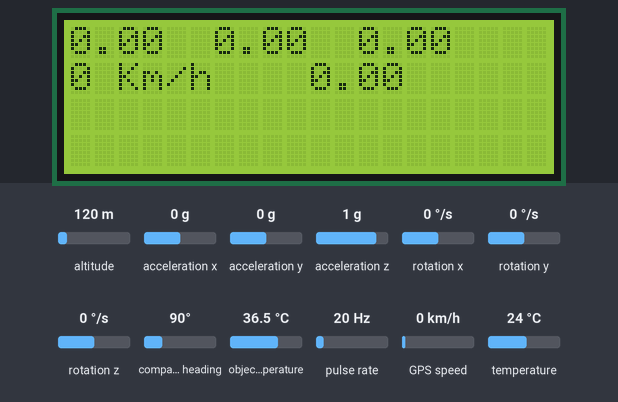
This sketch was run on a simulated Arduino Uno, built with avr-gcc and run on an emulated ATmega328P. Parts: 20×4 character LCD. Wiring (inferred from the names in the program): pulse sensor: data pin 2; MPU-6050 motion sensor at I2C address 0x68; MPU-6050 motion sensor at I2C address 0x69. The inputs (shaded band) are chosen by the test bench; at power-on: acceleration x 0 g, pulse rate 20 Hz, acceleration y 0 g, acceleration z 1 g, object temperature 36.5 °C, altitude 120 m, rotation x 0 °/s, rotation y 0 °/s, rotation z 0 °/s, compass heading 90°, GPS speed 0 km/h, temperature 24 °C. The GPS gets a fix after 3 s at 37.7749, -122.4194 with 8 satellites; what the sketch prints to the serial monitor is not drawn.

Above: at 1.7 s.
1.8 s: acceleration x set to -1.4 g
At 6.0 s:
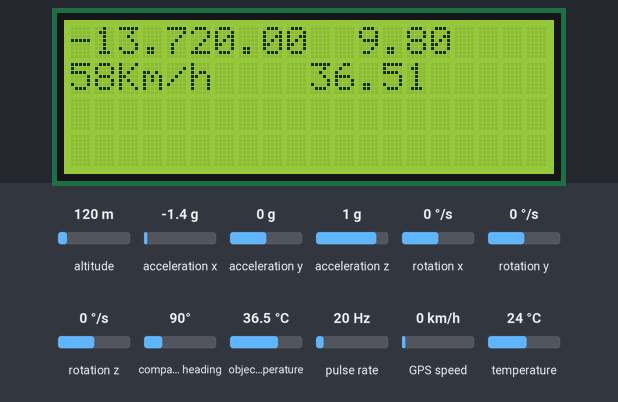
6.4 s: pulse rate (sensor on pin 2) set to 4 Hz
At 9.5 s:
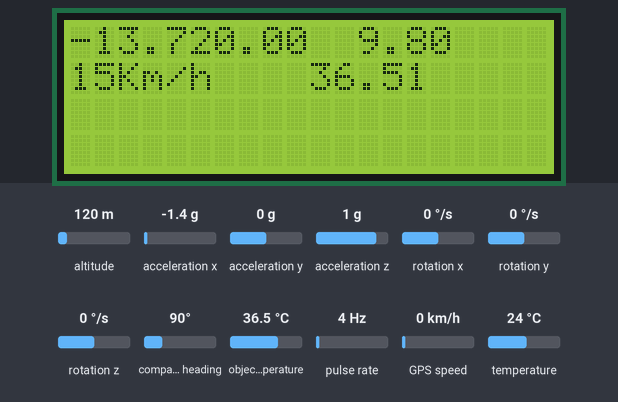
11.1 s: acceleration y set to -1.4 g
At 15.0 s:
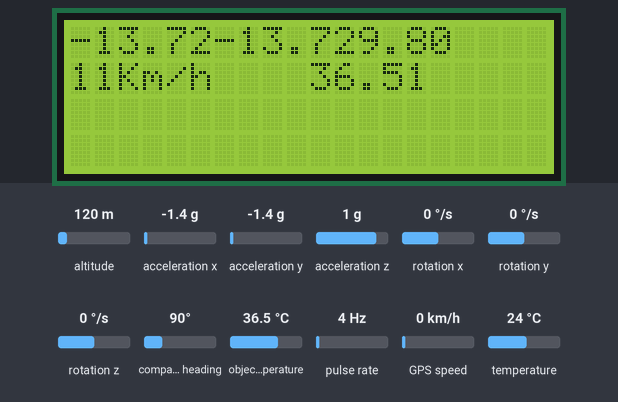
15.4 s: acceleration z set to -1.4 g
At 18.2 s:
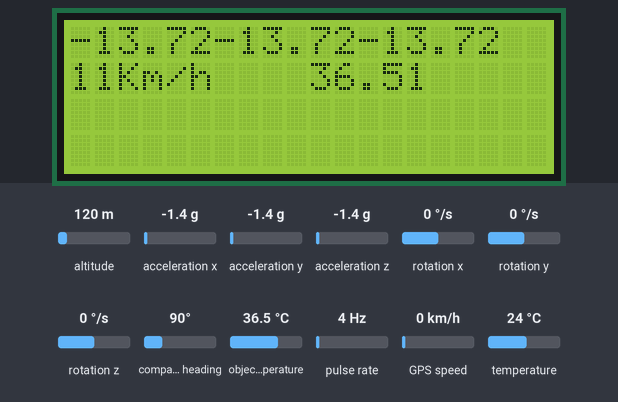
19.3 s: pulse rate (sensor on pin 2) set to 50 Hz
At 23.8 s:
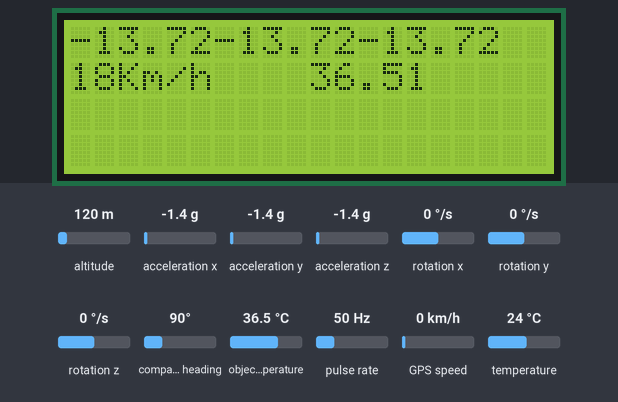
24.0 s: object temperature set to 20 °C
At 26.8 s:
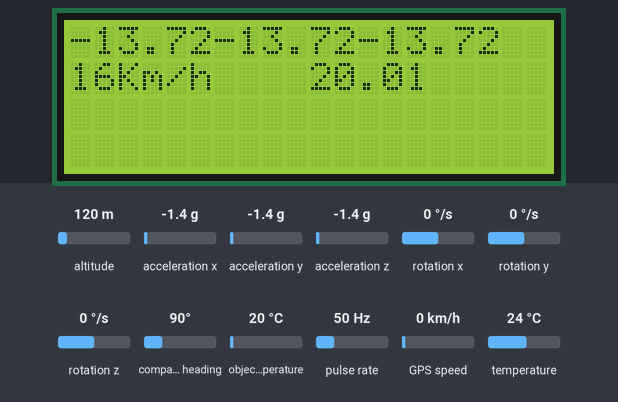
Timing chart, 0 to 28.3 s (numbered marks = the images above; inputs shaded):
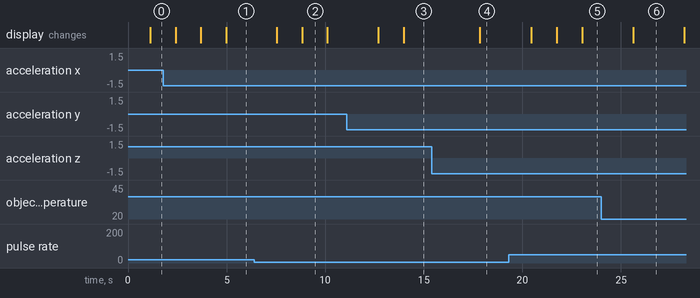

Measured:
- after the input at 6.4 s, the display: first differs from a run without the input after 2.4 s (image 2)
- after the input at 11.1 s, the display: first changes after 1.6 s (image 3 shows a later state)
- after the input at 15.4 s, the display: changes after 2.4 s (image 4)
- after the input at 19.3 s, the display: first differs from a run without the input after 2.4 s (image 5 shows a later state)
- after the input at 24.0 s, the display: changes after 1.6 s (image 6)
- what the display in image 2 shows lasts 1.3 s, from 8.8 s to 10.1 s

The sketch:

codigo_geral.ino
```cpp
#include <Wire.h> //comunicação com MPU
#include <Adafruit_MLX90614.h> //Sensor de temperatura
#include <TinyGPS++.h>//include the library code
#include <SoftwareSerial.h>//include the library code
#include <LiquidCrystal_I2C.h>;

// Endereco I2C do sensor MPU-6050
const int MPU1 = 0x68;
const int MPU2 = 0x69;

#define pinRPM 2

TinyGPSPlus gps;// The TinyGPS++ object
SoftwareSerial ss(4, 5);// The serial connection to the GPS device

// Define o endereço utilizado pelo Adaptador I2C
LiquidCrystal_I2C lcd(0x27,20,4);

Adafruit_MLX90614 mlx = Adafruit_MLX90614();

// Variaveis para armazenar valores do sensor
float AccX1, AccY1, AccZ1, Temp1, GyrX1, GyrY1, GyrZ1;
float AccX2, AccY2, AccZ2, Temp2, GyrX2, GyrY2, GyrZ2;

double temp_amb;
double temp_obj;

unsigned long int mpu_millisInicial = 0; // tempo inicial para aceleração
unsigned long Velocidade_millisInicial = 0; //tempo inicial para velocidade
unsigned long Temp_millisInicial = 0; //tempo inicial para temperatura
unsigned long Tanq_millisInicial = 0;

volatile int pulsosRPM = 0; //contador de pulsos para RPM

unsigned int RPM = 0; //frequencia de rotacoes em RPM
unsigned int VEL = 0; //velocidade em km/h


void setup() {
  // Inicializa Serial
  Serial.begin(9600);

  // Inicializa o MPU1
  Wire.begin();
  Wire.beginTransmission(MPU1);
  Wire.write(0x6B);
  Wire.write(0);
  Wire.endTransmission(true);

  // Inicializa o MPU2
  Wire.begin();
  Wire.beginTransmission(MPU2);
  Wire.write(0x6B);
  Wire.write(0);
  Wire.endTransmission(true);

  // Configura Giroscópio para fundo de escala desejado
  /*  Giros possiveis
    Wire.write(0b00000000); // fundo de escala em +/-250°/s
    Wire.write(0b00001000); // fundo de escala em +/-500°/s
    Wire.write(0b00010000); // fundo de escala em +/-1000°/s
    Wire.write(0b00011000); // fundo de escala em +/-2000°/s
  */
  Wire.beginTransmission(MPU1);
  Wire.write(0x1B);
  Wire.write(0x00011000);  // Trocar esse comando para fundo de escala desejado conforme acima
  Wire.endTransmission();

  Wire.beginTransmission(MPU2);
  Wire.write(0x1B);
  Wire.write(0x00011000);  // Trocar esse comando para fundo de escala desejado conforme acima
  Wire.endTransmission();

  // Configura Acelerometro para fundo de escala desejado
  /*  Aceleracoes possiveis
      Wire.write(0b00000000); // fundo de escala em +/-2g
      Wire.write(0b00001000); // fundo de escala em +/-4g
      Wire.write(0b00010000); // fundo de escala em +/-8g
      Wire.write(0b00011000); // fundo de escala em +/-16g
  */
  Wire.beginTransmission(MPU1);
  Wire.write(0x1C);
  Wire.write(0b00011000);  // Trocar esse comando para fundo de escala desejado conforme acima
  Wire.endTransmission();

  Wire.beginTransmission(MPU2);
  Wire.write(0x1C);
  Wire.write(0b00011000);  // Trocar esse comando para fundo de escala desejado conforme acima
  Wire.endTransmission();

  attachInterrupt (digitalPinToInterrupt(pinRPM), tacometro, RISING); //Interrupção para ler pulso do RPM

  mlx.begin(); //inicializa o sensor de temperatura

  ss.begin(9600);

  lcd.init();
  lcd.backlight();
}

void loop() {  // tempo controlado -> sem problemas

  acelerometro();
  delay(1);
  velocidade_RPM();
  temperatura();
  gpsi();
  lcd.clear();
  //Posiciona o cursor na coluna 3, linha 0;
  lcd.setCursor(0, 0);
  //Envia o texto entre aspas para o LCD
  lcd.print(AccX1*9.8 / 2048);
  lcd.setCursor(6, 0);
  lcd.print(AccY1*9.8 / 2048);
  lcd.setCursor(12, 0);
  lcd.print(AccZ1*9.8 / 2048);
  lcd.setCursor(0, 1);
  lcd.print(VEL);
  lcd.setCursor(2, 1);
  lcd.print("Km/h");
  lcd.setCursor(10, 1);
  lcd.print(temp_obj);
  delay(10);

}
```

Temperatura.ino
```cpp
void temperatura()
{
  if((millis() - Temp_millisInicial) > 1000){
    //Leitura da temperatura ambiente e do objeto
    //(para leitura dos valores em Fahrenheit, utilize
    //mlx.readAmbientTempF() e mlx.readObjectTempF()

    temp_amb = mlx.readAmbientTempC();
    temp_obj = mlx.readObjectTempC();
    Serial.print("Ambiente = ");
    Serial.print(temp_amb);
    Serial.print("   Objeto = ");
    Serial.println(temp_obj);
    Serial.println("===================================");
    Temp_millisInicial = millis();
  }
}
```

gps.ino
```cpp
void gpsi()
{
  static const double LONDON_LAT = 51.508131, LONDON_LON = -0.128002;

  printInt(gps.satellites.value(), gps.satellites.isValid(), 5);
  printInt(gps.hdop.value(), gps.hdop.isValid(), 5);
  printFloat(gps.location.lat(), gps.location.isValid(), 11, 6);
  printFloat(gps.location.lng(), gps.location.isValid(), 12, 6);
  printInt(gps.location.age(), gps.location.isValid(), 5);
  printDateTime(gps.date, gps.time);
  printFloat(gps.altitude.meters(), gps.altitude.isValid(), 7, 2);
  printFloat(gps.course.deg(), gps.course.isValid(), 7, 2);
  printFloat(gps.speed.kmph(), gps.speed.isValid(), 6, 2);


  Serial.println();

  smartDelay(1000);

  if (millis() > 5000 && gps.charsProcessed() < 10)
    Serial.println(F("No GPS data received: check wiring"));
}

// This custom version of delay() ensures that the gps object
// is being "fed".
static void smartDelay(unsigned long ms)
{
  unsigned long start = millis();
  do
  {
    while (ss.available())
      gps.encode(ss.read());
  } while (millis() - start < ms);
}

static void printFloat(float val, bool valid, int len, int prec)
{
  if (!valid)
  {
    while (len-- > 1)
      Serial.print('*');
    Serial.print(' ');
  }
  else
  {
    Serial.print(val, prec);
    int vi = abs((int)val);
    int flen = prec + (val < 0.0 ? 2 : 1); // . and -
    flen += vi >= 1000 ? 4 : vi >= 100 ? 3 : vi >= 10 ? 2 : 1;
    for (int i=flen; i<len; ++i)
      Serial.print(' ');
  }
  smartDelay(0);
}

static void printInt(unsigned long val, bool valid, int len)
{
  char sz[32] = "*****************";
  if (valid)
    sprintf(sz, "%ld", val);
  sz[len] = 0;
  for (int i=strlen(sz); i<len; ++i)
    sz[i] = ' ';
  if (len > 0)
    sz[len-1] = ' ';
  Serial.print(sz);
  smartDelay(0);
}

static void printDateTime(TinyGPSDate &d, TinyGPSTime &t)
{
  if (!d.isValid())
  {
    Serial.print(F("********** "));
  }
  else
  {
    char sz[32];
    sprintf(sz, "%02d/%02d/%02d ", d.month(), d.day(), d.year());
    Serial.print(sz);
  }

  if (!t.isValid())
  {
    Serial.print(F("******** "));
  }
  else
  {
    char sz[32];
    sprintf(sz, "%02d:%02d:%02d ", t.hour(), t.minute(), t.second());
    Serial.print(sz);
  }

  printInt(d.age(), d.isValid(), 5);
  smartDelay(0);
}

static void printStr(const char *str, int len)
{
  int slen = strlen(str);
  for (int i=0; i<len; ++i)
    Serial.print(i<slen ? str[i] : ' ');
  smartDelay(0);
}
```

mpu.ino
```cpp
void acelerometro() {
  if((millis() - mpu_millisInicial) > 1000){
    // Comandos para iniciar transmissão de dados
    // MPU 1
    Wire.beginTransmission(MPU1);
    Wire.write(0x3B);
    Wire.endTransmission(false);
    Wire.requestFrom(MPU1, 14, true); // Solicita os dados ao sensor

    // Armazena o valor dos sensores nas variaveis correspondentes
    AccX1 = Wire.read() << 8 | Wire.read(); //0x3B (ACCEL_XOUT_H) & 0x3C (ACCEL_XOUT_L)
    AccY1 = Wire.read() << 8 | Wire.read(); //0x3D (ACCEL_YOUT_H) & 0x3E (ACCEL_YOUT_L)
    AccZ1 = Wire.read() << 8 | Wire.read(); //0x3F (ACCEL_ZOUT_H) & 0x40 (ACCEL_ZOUT_L)
    Temp1 = Wire.read() << 8 | Wire.read(); //0x41 (TEMP_OUT_H) & 0x42 (TEMP_OUT_L)
    GyrX1 = Wire.read() << 8 | Wire.read(); //0x43 (GYRO_XOUT_H) & 0x44 (GYRO_XOUT_L)
    GyrY1 = Wire.read() << 8 | Wire.read(); //0x45 (GYRO_YOUT_H) & 0x46 (GYRO_YOUT_L)
    GyrZ1 = Wire.read() << 8 | Wire.read(); //0x47 (GYRO_ZOUT_H) & 0x48 (GYRO_ZOUT_L)
    Wire.endTransmission(true);

   // MPU 2
    Wire.beginTransmission(MPU2);
    Wire.write(0x3B);
    Wire.endTransmission(false);
    Wire.requestFrom(MPU2, 14, true); // Solicita os dados ao sensor

    // Armazena o valor dos sensores nas variaveis correspondentes
    AccX2 = Wire.read() << 8 | Wire.read(); //0x3B (ACCEL_XOUT_H) & 0x3C (ACCEL_XOUT_L)
    AccY2 = Wire.read() << 8 | Wire.read(); //0x3D (ACCEL_YOUT_H) & 0x3E (ACCEL_YOUT_L)
    AccZ2 = Wire.read() << 8 | Wire.read(); //0x3F (ACCEL_ZOUT_H) & 0x40 (ACCEL_ZOUT_L)
    Temp2 = Wire.read() << 8 | Wire.read(); //0x41 (TEMP_OUT_H) & 0x42 (TEMP_OUT_L)
    GyrX2 = Wire.read() << 8 | Wire.read(); //0x43 (GYRO_XOUT_H) & 0x44 (GYRO_XOUT_L)
    GyrY2 = Wire.read() << 8 | Wire.read(); //0x45 (GYRO_YOUT_H) & 0x46 (GYRO_YOUT_L)
    GyrZ2 = Wire.read() << 8 | Wire.read(); //0x47 (GYRO_ZOUT_H) & 0x48 (GYRO_ZOUT_L)
    Wire.endTransmission(true);

    //Imprime na Serial os valores obtidos
    /* Alterar divisão conforme fundo de escala escolhido:
      Acelerômetro
      +/-2g = 16384
      +/-4g = 8192
      +/-8g = 4096
      +/-16g = 2048

      Giroscópio
      +/-250°/s = 131
      +/-500°/s = 65.6
      +/-1000°/s = 32.8
      +/-2000°/s = 16.4
    */

    Serial.print(AccX1*9.8 / 2048);
    Serial.print(" ");
    Serial.print(AccY1*9.8 / 2048);
    Serial.print(" ");
    Serial.println(AccZ1*9.8 / 2048);

    Serial.print(AccX2*9.8 / 2048);
    Serial.print(" ");
    Serial.print(AccY2*9.8 / 2048);
    Serial.print(" ");
    Serial.println(AccZ2*9.8 / 2048);

    Serial.println("===================================");

    //Serial.print(GyrX / 16.4);
    // Serial.print(" ");
    //Serial.print(GyrY / 16.4);
    //Serial.print(" ");
    //Serial.println(GyrZ / 16.4);

    mpu_millisInicial = millis();
  }
}
```

velocidade_e_rpm.ino
```cpp
void velocidade_RPM()
{
  if((millis() - Velocidade_millisInicial) > 100){

    noInterrupts();
    RPM = (pulsosRPM/1 /*numero de pulsos na roda*/)*600;
    VEL = (RPM*2*3.14/* raio */*3.6)/60;
    Serial.print ("RPM = ");
    Serial.print (RPM);
    Serial.print ("  VEL = ");
    Serial.println (VEL);
    pulsosRPM = 0;
    Serial.println("===================================");
    Velocidade_millisInicial = millis();
    interrupts();
  }
}

void tacometro ()
{
  pulsosRPM++;
}
```
